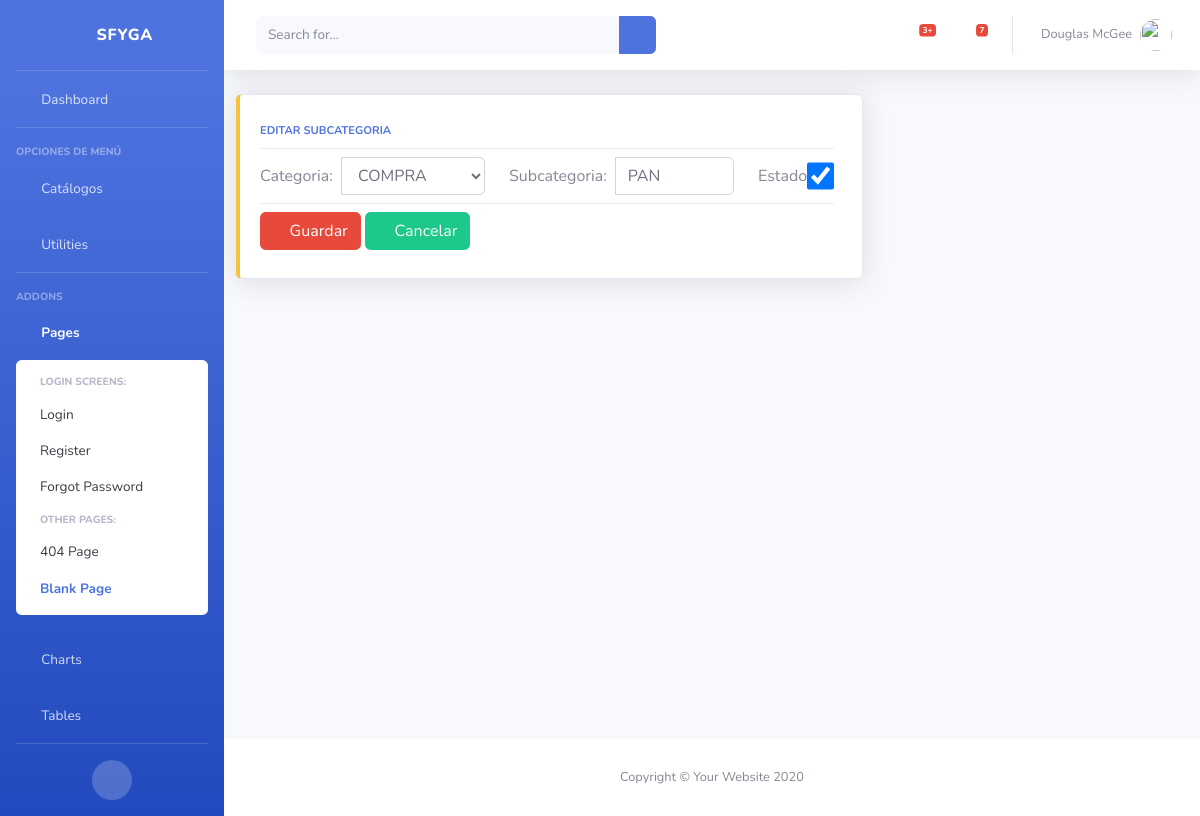
Page /inv/subcategorias/edit/2 (signed in) on the committed database.
### inv/models.py (models this page shows, shortened)
class SubCategoria(ClaseModelo):
    categoria = models.ForeignKey(Categoria, on_delete=models.CASCADE)
    descripcion = models.CharField( max_length=100, help_text = 'Descripción de la Categoria', unique = True )
    class Meta:
        verbose_name_plural = 'SubCategorias'
        unique_together = ('categoria','descripcion')

### inv/views.py (the view, shortened to what this page needs)
# urls.py: path('subcategorias/edit/<int:pk>', SubCategoriaEdit.as_view(), name='subcategoria_edit'),
class SubCategoriaEdit(LoginRequiredMixin, generic.UpdateView):
    model = SubCategoria
    template_name='inv/subcategoria_form.html'
    context_object_name = 'obj'
    form_class = SubCategoriaForm
    success_url = reverse_lazy('inv:subcategoria_list')
    login_url = 'bases:login'

### inv/forms.py
class SubCategoriaForm(forms.ModelForm):
    categoria = forms.ModelChoiceField(
        queryset=Categoria.objects.filter(estado=True)
        .order_by('descripcion')
    )
    class Meta:
        model = SubCategoria
        fields = ['categoria','descripcion', 'estado']
        labels = {'descripcion':"SubCategoria",
                "estado": "Estado"}
        widget = {"descripcion": forms.TextInput}
    def __init__(self, *args, **kwargs):
        super().__init__(*args, **kwargs)
        for field in iter(self.fields):
            self.fields[field].widget.attrs.update({
                'class':'form-control'
            })
        self.fields['categoria'].empty_table = "Seleccione Categoria"

### inv/models.py (called while the page is built)
    def __str__(self):
        return '{}'.format(self.descripcion)

### inv/templates/inv/subcategoria_form.html (shortened to what this page needs)
{% extends 'base/base.html' %}
{% block page_content %}
<form method="POST" class="form-inline">
    <div class="col-xl-8 col-md-8 mb-8">
        {% if obj %}
        <div class="card border-left-warning shadow h-100 py-2">
        {% else %}
        <div class="card border-left-primary shadow h-100 py-2">
        {% endif %}
            <div class="card-body">
                <div class="row no-gutters align-items-center">
                    <div class="col mr-2">
                        <div class="text-xs font-weight-bold text-primary text-uppercase mb-1">
                            {% if obj %} Editar {% else %} Nueva  {% endif %} SubCategoria
                        </div>
                        <div class="dropdown-divider"></div>
                        <div class="row">
                            <div class="col-5">
                                <div class="input-group">
                                    <label class='pr-2' for="id_estado">Categoria: </label>
                                    {{ form.categoria }}
                                </div>
                            </div>
                             <div class="col-5">
                                <div class="input-group">
                                    <label class='pr-2' for="id_estado">Subcategoria: </label>
                                    {{ form.descripcion }}
                                </div>
                            </div>
                            <div class="col-2">
                                <div class="input-group">
                                    <label for="id_estado">Estado </label>
                                    {{ form.estado }}
                                </div>
                            </div>
                        </div>
                        <div class="dropdown-divider"></div>
                        <div class="row">
                            <div class="col">
                                <button type="submit" class="btn btn-danger"><span class="fa fa-save"></span> Guardar</button>
                                <a href="{% url 'inv:subcategoria_list' %}" class="btn btn-success"><span class="fa fa-undo"></span> Cancelar</a>
                            </div>
                        </div>
                    </div>
                </div>
            </div>
        </div>
    </div>
</form>
{% endblock page_content %}

### rows in the picture
SubCategoria: categoria "COMPRA", descripcion "PAN", estado "☑"
